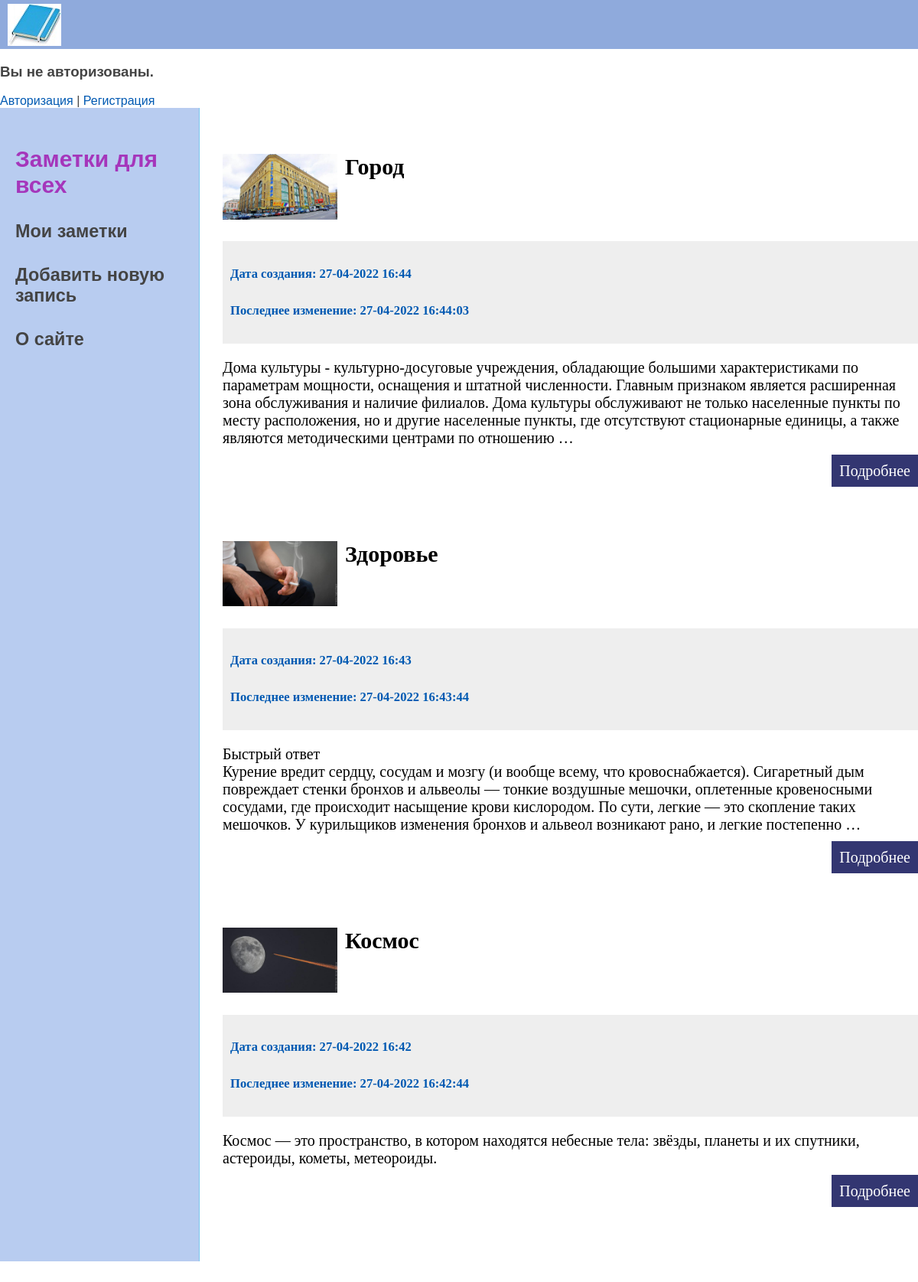
The page / on the database its author committed.
### notes/models.py (models this page shows, shortened)
class Note(models.Model):
    title = models.CharField(max_length=200, verbose_name='Название')
    author = models.ForeignKey(
        'auth.User',
        on_delete=models.CASCADE,
        verbose_name='Автор'
    )
    body = models.TextField(blank=True, verbose_name='Текст')
    time_create = models.DateTimeField(auto_now_add=True, verbose_name="Время создания")
    time_update = models.DateTimeField(auto_now=True, verbose_name="Время изменения")
    photo = models.ImageField(blank=True, upload_to='photos/%Y/%m/%d/', verbose_name='Изображение')
    is_published = models.BooleanField(default=False, verbose_name='Видят все')
    def get_absolute_url(self):
        return reverse('note_detail', kwargs={'pk': self.pk})
    class Meta:
        verbose_name = 'Заметки'
        verbose_name_plural = 'Заметки'
        ordering = ['-time_update', 'title']

### notes/views.py (the view)
# urls.py: path('', NoteCommonListView.as_view(), name='common'),
class NoteCommonListView(ListView):
    model = Note
    template_name = 'common.html'

### notes/templatetags/notes_tags.py (called while the page is built)
@register.inclusion_tag('list_notes.html')
def show_notes(request, auth=True):
    current_url = resolve(request.path_info).url_name
    if not auth:
        urls = [{'title': 'Заметки для всех', 'url_name': 'common'},
                {'title': 'О сайте', 'url_name': 'about'}
                ]
    else:
        urls = [{'title': 'Заметки для всех', 'url_name': 'common'},
                {'title': 'Мои заметки', 'url_name': 'home'},
                {'title': 'Добавить новую запись', 'url_name': 'note_new'},
                {'title': 'О сайте', 'url_name': 'about'}
                ]
    return {'urls': urls, 'current_url': current_url}

### templates/common.html (shortened to what this page needs)
{% extends 'base.html' %}
{% load notes_tags %}
{% block content %}
<ul class="list-articles">
    {% for note in note_list %}
        {% if note.is_published == True %}
            {% if note.photo %}
			<p><img class="img-article-left thumb" src="{{note.photo.url}}"></p>
		{% endif %}
        <h2>{{note.title}}</h2>
		<li><div class="article-panel">
		<h5><a class="first">Дата создания: {{ note.time_create|date:'d-m-Y H:i' }}</a></h5>
		<h5><a class="last">Последнее изменение: {{ note.time_update|date:'d-m-Y H:i:s' }}</a></h5>
		</div>
		{% autoescape on %}
		<p>{{ note.body| linebreaks|truncatewords:50 }}</p>
		{% endautoescape %}
			<p class="link-read-post"><a href="{{note.get_absolute_url}}">Подробнее</a></p>
			</li>
        {% endif %}
  {% endfor %}
</ul>
{% endblock content %}

### templates/base.html (shortened to what this page needs)
{% load static %}
{% load notes_tags %}
<html>
  <head>
	<link type="text/css" href="{% static 'css/base.css' %}" rel="stylesheet" />
  </head>
  <body>
  <table class="table-page" border=0 cellpadding="0" cellspacing="0">
<tr><td valign=top>
		<div class="header">
			<ul id="mainmenu" class="mainmenu">
			<li class="logo"><a href="{% url 'common' %}"><div class="logo"></div></a></li>
			</ul>
		</div>
    <div>
      {% if user.is_authenticated %}
        <h3>Здравствуйте, {{ user.username }}.</h3>
        <p><a href="{% url 'logout' %}">Выйти из системы</a></p>
      {% else %}
        <h3>Вы не авторизованы.</h3>
        <a href="{% url 'login' %}">Авторизация</a> |
        <a href="{% url 'signup' %}">Регистрация</a>
      {% endif %}
        		</div>
<table class="table-content" border=0 cellpadding="0" cellspacing="0">
<tr>
	<td valign="top" class="left-chapters">
	<ul id="leftchapters">
        {% show_notes request%}
	</ul>
</td>
<td valign="top" class="content">
	<div class="content-text">
{% block content %}
{% endblock %}
	</div>
</table>
</td></tr></table>
  </body>
</html>

### templates/list_notes.html (shortened to what this page needs)
{% for url in urls %}
	{% if current_url == url.url_name%}
		<li class="selected"><h2>{{url.title}}</h2></li>
	{% else %}
		<li class="selected">
		<h3><a href="{% url url.url_name %}">{{url.title}}</a></h3>
		</li>
	{% endif %}
{% endfor %}

### static/css/base.css (style rules this page uses)
html, body { font-family: 'Arial'; margin: 0; padding: 0; height: 100%; width: 100%; color: #444; }
a { color: #0059b2; text-decoration: none; }
img { max-width: 600px; height: auto; }
img.img-article-left { max-width: 300px; height: auto; float: left; padding: 0 10px 10px 0; }
img.img-article-left.thumb { max-width: 150px; height: auto; }
p.link-read-post { text-align: right; }
p.link-read-post a { padding: 10px; min-width: 100px; background: #333671; color: #fff; text-decoration: none; }
div.article-panel { background: #eee; padding: 5px 10px 5px 10px; box-sizing: border-box; overflow: hidden; color: #555; }
ul.list-articles { list-style: none; margin: 0; padding: 0; }
ul.list-articles li { border-bottom: 1px solid #ааа; margin: 80px 0; }
.table-page { width: 100%; height: 100%; vertical-align: top; }
.table-page tr { height: 100%; }
.header { background: #1e54b87e; height: 64px; }
.logo { background: url('../images/notebook.jpg') no-repeat 10px 5px; width: 1000px; height: 100px; }
ul.mainmenu { list-style: none; margin: 0; padding: 0; height: 60px; color: #27292e; font-size: 20px; overflow: hidden; }
ul.mainmenu li { float: left; margin: 18px 40px 0 30px; }
ul.mainmenu li.logo { margin: 0; }
ul.mainmenu li a { color: #c0e755; text-decoration: none; }
.table-content { width: 100%; min-height: 100%; height: 100%; }
.left-chapters { margin: 0; background: rgba(45, 103, 209, 0.336); border-right: 1px solid rgba(20, 190, 233, 0.37); min-height: 100%; }
.left-chapters ul { width: 230px; min-height: 100%; margin: 0; padding: 20px 10px 10px 20px; list-style: none; font-size: 20px; }
.left-chapters ul li { margin: 30px 0 0 0; color: rgba(199, 84, 138, 0.801); }
.left-chapters ul li.selected { color: #a536bb; }
.left-chapters ul li a { color: #444; text-decoration: none; }
.content-text { margin: 60px 0 0 30px; color: #000; font-size: 20px; font-family: Yandex Sans Display Light; }

### rows shown on the page
Note: photo (picture), title "Город", time_create "27-04-2022 16:44", time_update "27-04-2022 16:44:03", body "Дома культуры - культурно-досуговые учреждения, обладающие большими характеристиками по параметрам мощности, оснащения и штатной численности. Главным признаком является расширенная зона обслуживания и наличие филиалов. Дома культуры обслуживают не только населенные пункты по месту расположения, но и другие населенные пункты, где отсутствуют стационарные единицы, а также являются методическими центрами по отношению …"
Note: photo (picture), title "Здоровье", time_create "27-04-2022 16:43", time_update "27-04-2022 16:43:44", body "Быстрый ответ Курение вредит сердцу, сосудам и мозгу (и вообще всему, что кровоснабжается). Сигаретный дым повреждает стенки бронхов и альвеолы — тонкие воздушные мешочки, оплетенные кровеносными сосудами, где происходит насыщение крови кислородом. По сути, легкие — это скопление таких мешочков. У курильщиков изменения бронхов и альвеол возникают рано, и легкие постепенно …"
Note: photo (picture), title "Космос", time_create "27-04-2022 16:42", time_update "27-04-2022 16:42:44", body "Космос — это пространство, в котором находятся небесные тела: звёзды, планеты и их спутники, астероиды, кометы, метеороиды."

### other values the page prints
{{ url.title }} "Заметки для всех"
{{ url.title }} "Мои заметки" "Добавить новую запись" "О сайте"
